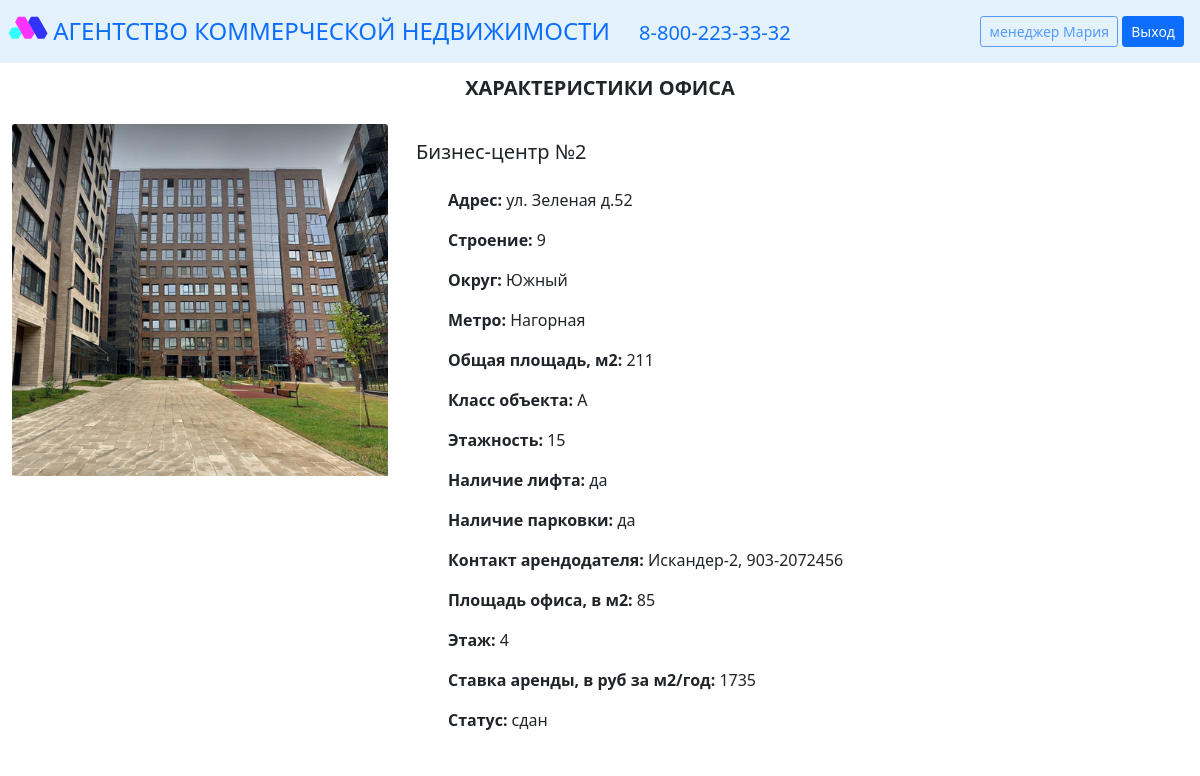
/card_office/2 (signed in), run on the app's committed database.
### data/users.py (models this page shows, shortened)
class User(SqlAlchemyBase, UserMixin, SerializerMixin):
    __tablename__ = 'users'
    id = sqlalchemy.Column(sqlalchemy.Integer, primary_key=True, autoincrement=True)
    name = sqlalchemy.Column(sqlalchemy.String, nullable=True)
    role = sqlalchemy.Column(sqlalchemy.String, nullable=True)
    email = sqlalchemy.Column(sqlalchemy.String, index=True, unique=True, nullable=True)
    hashed_password = sqlalchemy.Column(sqlalchemy.String, nullable=True)
    created_date = sqlalchemy.Column(sqlalchemy.DateTime, default=datetime.datetime.now)
    business_centers = orm.relationship("Business_center", back_populates='user')
    offices = orm.relationship("Office", back_populates='user')

### data/business_centers.py (models this page shows, shortened)
class Business_center(SqlAlchemyBase, SerializerMixin):
    __tablename__ = 'business_centers'
    id = sqlalchemy.Column(sqlalchemy.Integer, primary_key=True, autoincrement=True)
    name = sqlalchemy.Column(sqlalchemy.String, nullable=True)
    address = sqlalchemy.Column(sqlalchemy.String, nullable=True)
    building = sqlalchemy.Column(sqlalchemy.String, nullable=True)
    district = sqlalchemy.Column(sqlalchemy.String, nullable=True)
    metro = sqlalchemy.Column(sqlalchemy.String, nullable=True)
    total_area = sqlalchemy.Column(sqlalchemy.String, nullable=True)
    klass = sqlalchemy.Column(sqlalchemy.String, nullable=True)
    floors = sqlalchemy.Column(sqlalchemy.String, nullable=True)
    lift = sqlalchemy.Column(sqlalchemy.String, nullable=True)
    parking = sqlalchemy.Column(sqlalchemy.String, nullable=True)
    contact = sqlalchemy.Column(sqlalchemy.String, nullable=True)
    user_id = sqlalchemy.Column(sqlalchemy.Integer, sqlalchemy.ForeignKey("users.id"))
    user = orm.relationship('User')
    offices = orm.relationship("Office", back_populates='business_center')

### data/offices.py (models this page shows, shortened)
class Office(SqlAlchemyBase, SerializerMixin):
    __tablename__ = 'offices'
    id = sqlalchemy.Column(sqlalchemy.Integer, primary_key=True, autoincrement=True)
    area = sqlalchemy.Column(sqlalchemy.String, nullable=True)
    floor = sqlalchemy.Column(sqlalchemy.String, nullable=True)
    bet = sqlalchemy.Column(sqlalchemy.String, nullable=True)
    status = sqlalchemy.Column(sqlalchemy.String, nullable=True)
    user_id = sqlalchemy.Column(sqlalchemy.Integer, sqlalchemy.ForeignKey("users.id"))
    user = orm.relationship('User')
    business_center_id = sqlalchemy.Column(sqlalchemy.Integer, sqlalchemy.ForeignKey("business_centers.id"))
    business_center = orm.relationship('Business_center')

### main.py (the view)
@app.route("/card_office/<int:id>")
@login_required
def card_office(id):
    db_sess = db_session.create_session()
    office = db_sess.query(Office).filter(Office.id == id).first()
    return render_template("cards/office.html",
                           current_user=current_user,
                           title="Характеристики офиса",
                           office=office)

### data/db_session.py (called while the page is built)
def create_session() -> Session:
    global __factory
    return __factory()

### main.py (called while the page is built)
@login_manager.user_loader
def load_user(user_id):
    db_sess = db_session.create_session()
    return db_sess.query(User).get(user_id)

### templates/cards/office.html (shortened to what this page needs)
{% extends "base.html" %}
{% block content %}
{% include "inc/title.html" %}
<div class="row">
	<div class="col-4 ">
		<div class="card_pic ">
			<img src="{{ url_for('static', filename='img/obj_pic.png')}}" class="card-img-top" alt="...">
		</div>
	</div>
	<div class="col-8 p-0">
		<div class="card-body border-0">
	        <h5 class="card-title">{{ office.business_center.name }}</h5>
			<ul class="list-group-item border-0">
				<li class="list-group-item border-0"><b>Адрес: </b>{{ office.business_center.address }}</li>
				<li class="list-group-item border-0"><b>Строение: </b>{{ office.business_center.building }}</li>
				<li class="list-group-item border-0"><b>Округ: </b>{{ office.business_center.district }}</li>
				<li class="list-group-item border-0"><b>Метро: </b>{{ office.business_center.metro }}</li>
				<li class="list-group-item border-0"><b>Общая площадь, м2: </b>{{ office.business_center.total_area }}</li>
				<li class="list-group-item border-0"><b>Класс объекта: </b>{{ office.business_center.klass }}</li>
				<li class="list-group-item border-0"><b>Этажность: </b>{{ office.business_center.floors }}</li>
				<li class="list-group-item border-0"><b>Наличие лифта: </b>{{ office.business_center.lift }}</li>
				<li class="list-group-item border-0"><b>Наличие парковки: </b>{{ office.business_center.parking }}</li>
				<li class="list-group-item border-0"><b>Контакт арендодателя: </b>{{ office.business_center.contact }}</li>
				<li class="list-group-item border-0"><b>Площадь офиса, в м2: </b>{{ office.area }}</li>
				<li class="list-group-item border-0"><b>Этаж: </b>{{ office.floor }}</li>
				<li class="list-group-item border-0"><b>Ставка аренды, в руб за м2/год: </b>{{ office.bet }}</li>
				<li class="list-group-item border-0"><b>Статус: </b>{{ office.status }}</li>
			</ul>
		</div>
	</div>
</div>
{% endblock %}

### templates/inc/nav_controls.html
<div class="nav_buttons m-3">
{% if current_user.is_authenticated %}
	<a href="#" class="btn btn-outline-primary disabled btn-sm">{{ current_user.role }} {{ current_user.name }}</a>
	<a href="/logout" class="btn btn-primary btn-sm" type="submit">Выход</a>
{% else %}
	<a href="/register" class="btn btn-light btn-sm" type="submit">Регистрация</a>
	<a href="/login" class="btn btn-primary btn-sm" type="submit">Авторизация</a>
{% endif %}
</div>

### static/css/style.css (style rules this page uses)
* { margin: 0 auto; padding: 0; box-sizing: border-box; }
body, html { width: 100%; }
.container,.col, .row { box-sizing: border-box; margin: 0 auto; padding: 0px ; }
.card_pic { width: 100%; }

### data on the page
User: role "менеджер", name "Мария"
Business_center: business_center.name "Бизнес-центр №2", business_center.address "ул. Зеленая д.52", business_center.building "9", business_center.district "Южный", business_center.metro "Нагорная", business_center.total_area "211", business_center.klass "A", business_center.floors "15", business_center.lift "да", business_center.parking "да", business_center.contact "Искандер-2, 903-2072456"
Office: area "85", floor "4", bet "1735", status "сдан"

### other printed values
{{ title }} "ХАРАКТЕРИСТИКИ ОФИСА"
